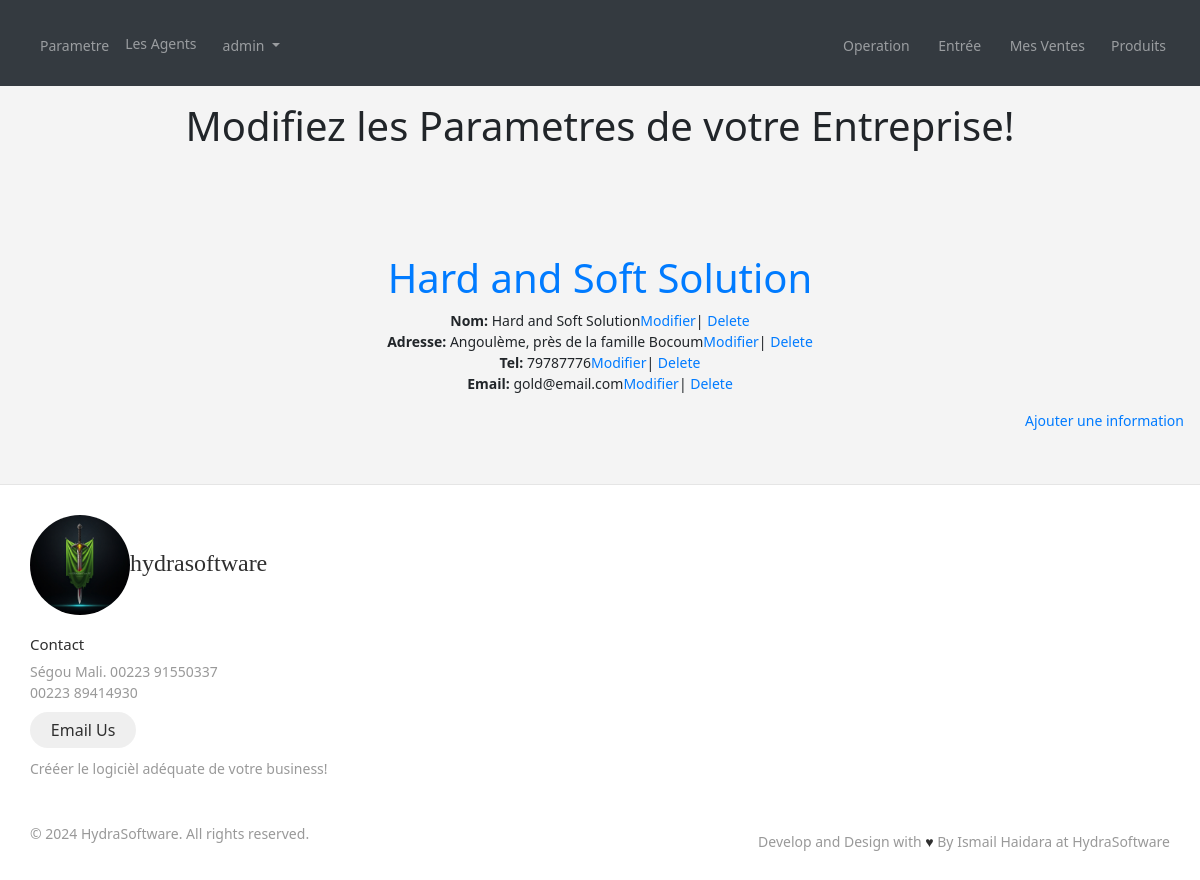
The page /company/update/ (signed in) on the database its author committed.
### accounts/models.py (models this page shows)
class CustomUser(AbstractUser):
    company = models.ForeignKey(Company, on_delete=models.CASCADE, null=True)

### company/models.py (models this page shows)
class Company(models.Model):
    name = models.CharField(max_length=255)
    logo = models.ImageField(upload_to="logo", null=True, blank=True)

class CompanyInfo(models.Model):
    company = models.ForeignKey(Company, on_delete=models.CASCADE, null=True)
    index = models.CharField(max_length=15)
    info = models.CharField(max_length=200)

### company/views.py (the view)
# urls.py: path('update/', companyUpdateView, name="company_update"),
@login_required
def companyUpdateView(request):
    company = Company.objects.get(id=1)
    infos = company.companyinfo_set.all()
    return render(request, "company/company_update.html",{"object":company, "infos":infos})

### templates/company/company_update.html (shortened to what this page needs)
{% extends "_base.html" %}
{% load static %}
{% block content %}
<div style="text-align:center;" class="centered">
<h1>
    Modifiez les Parametres de votre Entreprise!
</h1>
<h1>
    <br>
<br>
    <a href="{% url "company_real_update" object.pk %}">{{object.name}}</a>
</h1>
<p>
{% for info in infos %}
    <strong>{{info.index}}:</strong> {{info.info}}<a href="{% url "info_update" info.pk %}">Modifier</a>| <a href="{% url "info_delete" info.pk %}">Delete</a><br>
{% endfor %}
<div class="text-right">
    <a href="{% url "info_create" %}">Ajouter une information</a>
</div>
</p>
<br>
</div>
{% endblock %}

### templates/_base.html (shortened to what this page needs)
{% load static %}
<!DOCTYPE html>
<html lang="en">
<head>
    <link rel="stylesheet" href="https://cdn.jsdelivr.net/npm/bootstrap@4.0.0/dist/css/bootstrap.min.css">
    <link href="//maxcdn.bootstrapcdn.com/bootstrap/4.1.1/css/bootstrap.min.css" rel="stylesheet" id="bootstrap-css">
    <link rel="stylesheet" href="{% static "css/style.css" %}">
</head>
<body>
<nav class="navbar navbar-icon-top navbar-expand-lg navbar-dark bg-dark">
    <h3></h3>
    <div class="collapse navbar-collapse" id="navbarSupportedContent">
      <ul class="navbar-nav mr-auto">
        <li class="nav-item">
          {% if user.is_authenticated %}
          {% if user.is_superuser %}
          <a class="nav-link" href="{% url "company_update" %}">
            Parametre
          </a>
          <a class="nav-link" href="{% url "agents" %}">
            Les Agents
          </a>
          {% endif %}
          {% endif %}
        </li>
        <li class="nav-item dropdown">
          {% if user.is_authenticated %}
          <a class="nav-link dropdown-toggle" href="#" id="navbarDropdown" role="button" data-toggle="dropdown" aria-haspopup="true" aria-expanded="false">
            {{user.username}}
          </a>
          {% else %}
          <a href="{% url "account_login" %}">
            Connecter
          </a>
          {% endif %}
        </li>
      </ul>
      {% if user.is_authenticated %}
      <ul class="navbar-nav ">
        <li class="nav-item">
          <a class="nav-link" href="{% url "sale_create" %}">
            Operation
          </a>
        </li>
        <li class="nav-item">
          <a class="nav-link" href="{% url "arrival_create" %}">
            Entrée
          </a>
        </li>
        <li class="nav-item">
          <a class="nav-link" href="{% url "sale_list" %}">
            Mes Ventes
          </a>
        </li>
        <li class="nav-item">
          <a class="nav-link" href="{% url "stock_list" %}">
            Produits
          </a>
        </li>
      </ul>
      {% endif %}
    </div>
  </nav>
    <div class="mainContainer m-3">
    {% block content %}
    {% endblock content %}
    </div>
    <footer class="footer">
      <div class="footer__addr">
        <h1 class="footer__logo"><img style="width:100px; height:100px;border-radius:50%"src="{% static "image/hydraSoftware.jpg" %}" alt="logo">HydraSoftware</h1>
        <h2>Contact</h2>
        <address>
        Ségou Mali. 00223 91550337<br>
          00223 89414930
          <a class="footer__btn" href="mailto:ihaidara852@gmail.com">Email Us</a>
          Crééer le logicièl adéquate de votre business!
        </address>
      </div>
      <ul class="footer__nav">
        <li class="nav__item">
        </li>
        <li class="nav__item nav__item--extra">
        </li>
        <li class="nav__item">
        </li>
      </ul>
      <div class="legal">
        <p>&copy; 2024 HydraSoftware. All rights reserved.</p>
        <div class="legal__links">
          <span>Develop and Design with <span class="heart">♥</span> By Ismail Haidara at HydraSoftware</span>
        </div>
      </div>
    </footer>
</body>
</html>

### static/css/style.css (style rules this page uses)
html { font-family: Lato, 'Helvetica Neue', Arial, Helvetica, sans-serif; font-size: 14px; }
a { text-decoration: none; }
body { margin: 2px; }
ul { list-style-type: none; text-align: right; inline-size: auto; }
ul li { padding-right: 10px; }
@media (min-width: 992px) { .navbar-icon-top.navbar-expand-lg .navbar-nav .nav-link { text-align: center; display: table-cell; height: 70px; vertical-align: middle; padding-top: 0; padding-bottom: 0; } }
body { background-color: #f9f9fa }
*, *:before, *:after { box-sizing: border-box; }
html { font-size: 100%; }
body { font-family: acumin-pro, system-ui, sans-serif; margin: 0; display: grid; grid-template-rows: auto 1fr auto; font-size: 14px; background-color: #f4f4f4; align-items: start; min-height: 100vh; }
.footer { display: flex; flex-flow: row wrap; padding: 30px 30px 20px 30px; color: #2f2f2f; background-color: #fff; border-top: 1px solid #e5e5e5; }
.footer > * { flex: 1 100%; }
.footer__addr { margin-right: 1.25em; margin-bottom: 2em; }
.footer__logo { font-family: 'Pacifico', cursive; font-weight: 400; text-transform: lowercase; font-size: 1.5rem; }
.footer__addr h2 { margin-top: 1.3em; font-size: 15px; font-weight: 400; }
.footer address { font-style: normal; color: #999; }
.footer__btn { display: flex; align-items: center; justify-content: center; height: 36px; max-width: max-content; background-color: rgb(33, 33, 33, 0.07); border-radius: 100px; color: #2f2f2f; line-height: 0; margin: 0.6em 0; font-size: 1rem; padding: 0 1.3em; }
.footer ul { list-style: none; padding-left: 0; }
.footer li { line-height: 2em; }
.footer a { text-decoration: none; }
.footer__nav { display: flex; flex-flow: row wrap; }
.footer__nav > * { flex: 1 50%; margin-right: 1.25em; }
.legal { display: flex; flex-wrap: wrap; color: #999; }
.legal__links { display: flex; align-items: center; }
.heart { color: #2f2f2f; }
@media screen and (min-width: 24.375em) { .legal .legal__links { margin-left: auto; } }
@media screen and (min-width: 40.375em) { .footer__nav > * { flex: 1; } }
@media screen and (min-width: 40.375em) { .nav__item--extra { flex-grow: 2; } }
@media screen and (min-width: 40.375em) { .footer__addr { flex: 1 0px; } }
@media screen and (min-width: 40.375em) { .footer__nav { flex: 2 0px; } }

### rows shown on the page
CustomUser: username "admin"
Company: name "Hard and Soft Solution"
CompanyInfo: index "Nom", info "Hard and Soft Solution"
CompanyInfo: index "Adresse", info "Angoulème, près de la famille Bocoum"
CompanyInfo: index "Tel", info "79787776"
CompanyInfo: index "Email", info "gold@email.com"
